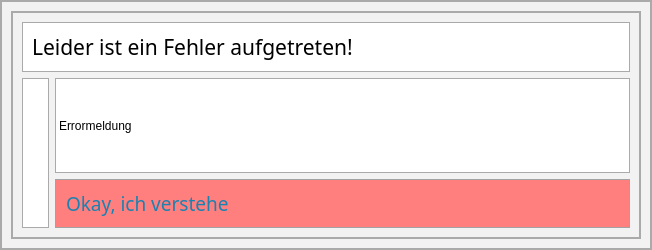
<?xml version="1.0" encoding="UTF-8"?>
<ui version="4.0">
 <class>Form</class>
 <widget class="QWidget" name="Form">
  <property name="geometry">
   <rect>
    <x>0</x>
    <y>0</y>
    <width>652</width>
    <height>250</height>
   </rect>
  </property>
  <property name="windowTitle">
   <string>Form</string>
  </property>
  <property name="styleSheet">
   <string notr="true">border: 2px solid #AAA;
background: #F2F2F2;</string>
  </property>
  <layout class="QGridLayout" name="gridLayout_3">
   <item row="0" column="0">
    <widget class="QFrame" name="frame_3">
     <property name="frameShape">
      <enum>QFrame::StyledPanel</enum>
     </property>
     <property name="frameShadow">
      <enum>QFrame::Raised</enum>
     </property>
     <layout class="QVBoxLayout" name="verticalLayout_2">
      <item>
       <widget class="QFrame" name="frame_2">
        <property name="maximumSize">
         <size>
          <width>16777215</width>
          <height>50</height>
         </size>
        </property>
        <property name="styleSheet">
         <string notr="true">border: 1px solid #AAA;
background: #FFF;</string>
        </property>
        <property name="frameShape">
         <enum>QFrame::StyledPanel</enum>
        </property>
        <property name="frameShadow">
         <enum>QFrame::Raised</enum>
        </property>
        <layout class="QGridLayout" name="gridLayout_2">
         <item row="0" column="0">
          <widget class="QLabel" name="label_3">
           <property name="font">
            <font>
             <family>voestalpine</family>
             <pointsize>16</pointsize>
            </font>
           </property>
           <property name="styleSheet">
            <string notr="true">background: transparent;
border: 0px;</string>
           </property>
           <property name="text">
            <string>Leider ist ein Fehler aufgetreten!</string>
           </property>
          </widget>
         </item>
        </layout>
       </widget>
      </item>
      <item>
       <layout class="QHBoxLayout" name="horizontalLayout">
        <item>
         <widget class="QFrame" name="frame">
          <property name="styleSheet">
           <string notr="true">border: 1px solid #AAA;
background: #FFF;</string>
          </property>
          <property name="frameShape">
           <enum>QFrame::StyledPanel</enum>
          </property>
          <property name="frameShadow">
           <enum>QFrame::Raised</enum>
          </property>
          <layout class="QGridLayout" name="gridLayout">
           <item row="0" column="0">
            <widget class="QLabel" name="label">
             <property name="sizePolicy">
              <sizepolicy hsizetype="Minimum" vsizetype="Minimum">
               <horstretch>0</horstretch>
               <verstretch>0</verstretch>
              </sizepolicy>
             </property>
             <property name="styleSheet">
              <string notr="true">background: transparent;
border: 0px;</string>
             </property>
             <property name="text">
              <string/>
             </property>
             <property name="pixmap">
              <pixmap>../Images/PopUp-Error.png</pixmap>
             </property>
            </widget>
           </item>
          </layout>
         </widget>
        </item>
        <item>
         <layout class="QVBoxLayout" name="verticalLayout">
          <item>
           <widget class="QLabel" name="UI_Label">
            <property name="styleSheet">
             <string notr="true">border: 1px solid #AAA;
background: #FFF;</string>
            </property>
            <property name="text">
             <string>Errormeldung</string>
            </property>
            <property name="wordWrap">
             <bool>true</bool>
            </property>
           </widget>
          </item>
          <item>
           <widget class="QPushButton" name="pushButton_Close">
            <property name="sizePolicy">
             <sizepolicy hsizetype="Expanding" vsizetype="Fixed">
              <horstretch>0</horstretch>
              <verstretch>0</verstretch>
             </sizepolicy>
            </property>
            <property name="styleSheet">
             <string notr="true">QPushButton::hover {
background: #7badc1
} 
QPushButton { border: 1px solid#A2a2a2; background: #FF7F7F; color: #1a82b1;font-size:14pt; font-family: voestalpine; padding:10px 10px; text-align:left;}</string>
            </property>
            <property name="text">
             <string>Okay, ich verstehe</string>
            </property>
            <property name="icon">
             <iconset>
              <normaloff>../Images/Cancel.png</normaloff>../Images/Cancel.png</iconset>
            </property>
            <property name="iconSize">
             <size>
              <width>24</width>
              <height>24</height>
             </size>
            </property>
           </widget>
          </item>
         </layout>
        </item>
       </layout>
      </item>
     </layout>
    </widget>
   </item>
  </layout>
 </widget>
 <resources/>
 <connections/>
</ui>
